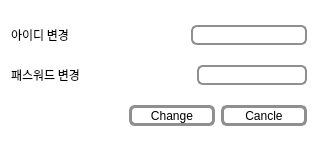
<?xml version="1.0" encoding="UTF-8"?>
<ui version="4.0">
 <class>Setting</class>
 <widget class="QDialog" name="Setting">
  <property name="geometry">
   <rect>
    <x>0</x>
    <y>0</y>
    <width>318</width>
    <height>153</height>
   </rect>
  </property>
  <property name="windowTitle">
   <string>Dialog</string>
  </property>
  <property name="styleSheet">
   <string notr="true">QDialog{
	background-color: rgb(255, 255, 255);
	border-radius:5px;
	
}

QLineEdit{
    border: 2px solid #8f8f91;
    border-radius: 6px;
    background-color: qlineargradient(x1: 0, y1: 0, x2: 0, y2: 1,
                                      stop: 0 #f6f7fa, stop: 1 #dadbde);
    min-width: 80px;
}

QPushButton {
    border: 3px solid #8f8f91;
    border-radius: 6px;
    background-color: qlineargradient(x1: 0, y1: 0, x2: 0, y2: 1,
                                      stop: 0 #f6f7fa, stop: 1 #dadbde);
    min-width: 80px;
	min-height: 15px;
}</string>
  </property>
  <layout class="QVBoxLayout" name="verticalLayout">
   <item>
    <layout class="QHBoxLayout" name="horizontalLayout">
     <item>
      <widget class="QLabel" name="label">
       <property name="font">
        <font>
         <family>HY견고딕</family>
         <weight>50</weight>
         <bold>false</bold>
        </font>
       </property>
       <property name="text">
        <string>아이디 변경</string>
       </property>
      </widget>
     </item>
     <item>
      <spacer name="horizontalSpacer">
       <property name="orientation">
        <enum>Qt::Horizontal</enum>
       </property>
       <property name="sizeHint" stdset="0">
        <size>
         <width>40</width>
         <height>20</height>
        </size>
       </property>
      </spacer>
     </item>
     <item>
      <widget class="QLineEdit" name="username"/>
     </item>
    </layout>
   </item>
   <item>
    <layout class="QHBoxLayout" name="horizontalLayout_2">
     <item>
      <widget class="QLabel" name="label_2">
       <property name="font">
        <font>
         <family>HY견고딕</family>
         <weight>50</weight>
         <bold>false</bold>
        </font>
       </property>
       <property name="text">
        <string>패스워드 변경</string>
       </property>
      </widget>
     </item>
     <item>
      <spacer name="horizontalSpacer_2">
       <property name="orientation">
        <enum>Qt::Horizontal</enum>
       </property>
       <property name="sizeHint" stdset="0">
        <size>
         <width>40</width>
         <height>20</height>
        </size>
       </property>
      </spacer>
     </item>
     <item>
      <widget class="QLineEdit" name="password"/>
     </item>
    </layout>
   </item>
   <item>
    <layout class="QHBoxLayout" name="horizontalLayout_3">
     <item>
      <spacer name="horizontalSpacer_3">
       <property name="orientation">
        <enum>Qt::Horizontal</enum>
       </property>
       <property name="sizeHint" stdset="0">
        <size>
         <width>40</width>
         <height>20</height>
        </size>
       </property>
      </spacer>
     </item>
     <item>
      <widget class="QPushButton" name="pushButton_2">
       <property name="text">
        <string>Change</string>
       </property>
      </widget>
     </item>
     <item>
      <widget class="QPushButton" name="pushButton">
       <property name="text">
        <string>Cancle</string>
       </property>
      </widget>
     </item>
    </layout>
   </item>
  </layout>
 </widget>
 <resources/>
 <connections/>
</ui>
